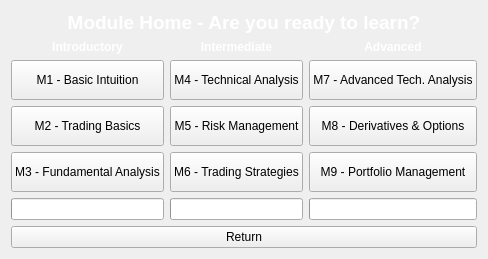
         <widget class="QWidget" name="moduleHomepage">
          <layout class="QGridLayout" name="gridLayout_2">
           <item row="7" column="2">
            <widget class="QLabel" name="advancedLabel">
             <property name="maximumSize">
              <size>
               <width>16777215</width>
               <height>25</height>
              </size>
             </property>
             <property name="font">
              <font>
               <bold>true</bold>
              </font>
             </property>
             <property name="styleSheet">
              <string notr="true">color: white; /* Set the text color to white */
</string>
             </property>
             <property name="text">
              <string>Advanced</string>
             </property>
             <property name="alignment">
              <set>Qt::AlignmentFlag::AlignCenter</set>
             </property>
            </widget>
           </item>
           <item row="8" column="2">
            <widget class="QPushButton" name="mod7">
             <property name="minimumSize">
              <size>
               <width>0</width>
               <height>40</height>
              </size>
             </property>
             <property name="text">
              <string>M7 - Advanced Tech. Analysis</string>
             </property>
            </widget>
           </item>
           <item row="10" column="2">
            <widget class="QPushButton" name="mod9">
             <property name="minimumSize">
              <size>
               <width>0</width>
               <height>40</height>
              </size>
             </property>
             <property name="text">
              <string>M9 - Portfolio Management</string>
             </property>
            </widget>
           </item>
           <item row="7" column="0">
            <widget class="QLabel" name="introductoryLabel">
             <property name="maximumSize">
              <size>
               <width>16777215</width>
               <height>25</height>
              </size>
             </property>
             <property name="font">
              <font>
               <bold>true</bold>
              </font>
             </property>
             <property name="styleSheet">
              <string notr="true">color: white; /* Set the text color to white */
</string>
             </property>
             <property name="text">
              <string>Introductory</string>
             </property>
             <property name="alignment">
              <set>Qt::AlignmentFlag::AlignCenter</set>
             </property>
            </widget>
           </item>
           <item row="8" column="1">
            <widget class="QPushButton" name="mod4">
             <property name="minimumSize">
              <size>
               <width>0</width>
               <height>40</height>
              </size>
             </property>
             <property name="text">
              <string>M4 - Technical Analysis</string>
             </property>
            </widget>
           </item>
           <item row="9" column="2">
            <widget class="QPushButton" name="mod8">
             <property name="minimumSize">
              <size>
               <width>0</width>
               <height>40</height>
              </size>
             </property>
             <property name="text">
              <string>M8 - Derivatives &amp;&amp; Options</string>
             </property>
            </widget>
           </item>
           <item row="7" column="1">
            <widget class="QLabel" name="intermediateLabel">
             <property name="font">
              <font>
               <bold>true</bold>
              </font>
             </property>
             <property name="styleSheet">
              <string notr="true">color: white; /* Set the text color to white */
</string>
             </property>
             <property name="text">
              <string>Intermediate</string>
             </property>
             <property name="alignment">
              <set>Qt::AlignmentFlag::AlignCenter</set>
             </property>
            </widget>
           </item>
           <item row="8" column="0">
            <widget class="QPushButton" name="mod1">
             <property name="minimumSize">
              <size>
               <width>0</width>
               <height>40</height>
              </size>
             </property>
             <property name="baseSize">
              <size>
               <width>0</width>
               <height>0</height>
              </size>
             </property>
             <property name="text">
              <string>M1 - Basic Intuition</string>
             </property>
            </widget>
           </item>
           <item row="11" column="0">
            <widget class="QProgressBar" name="beginProgress">
             <property name="styleSheet">
              <string notr="true">color: white; /* Set the text color to white */
</string>
             </property>
             <property name="value">
              <number>0</number>
             </property>
            </widget>
           </item>
           <item row="9" column="1">
            <widget class="QPushButton" name="mod5">
             <property name="minimumSize">
              <size>
               <width>0</width>
               <height>40</height>
              </size>
             </property>
             <property name="text">
              <string>M5 - Risk Management</string>
             </property>
            </widget>
           </item>
           <item row="11" column="1">
            <widget class="QProgressBar" name="interProgress">
             <property name="styleSheet">
              <string notr="true">color: white; /* Set the text color to white */
</string>
             </property>
             <property name="value">
              <number>0</number>
             </property>
            </widget>
           </item>
           <item row="12" column="0" colspan="3">
            <widget class="QPushButton" name="menu">
             <property name="text">
              <string>Return</string>
             </property>
            </widget>
           </item>
           <item row="10" column="1">
            <widget class="QPushButton" name="mod6">
             <property name="minimumSize">
              <size>
               <width>0</width>
               <height>40</height>
              </size>
             </property>
             <property name="text">
              <string>M6 - Trading Strategies</string>
             </property>
            </widget>
           </item>
           <item row="4" column="0" colspan="3">
            <widget class="QLabel" name="moduleWelcome">
             <property name="maximumSize">
              <size>
               <width>16777215</width>
               <height>30</height>
              </size>
             </property>
             <property name="font">
              <font>
               <pointsize>14</pointsize>
               <bold>true</bold>
              </font>
             </property>
             <property name="styleSheet">
              <string notr="true">color: white; /* Set the text color to white */
</string>
             </property>
             <property name="text">
              <string>Module Home - Are you ready to learn?</string>
             </property>
             <property name="alignment">
              <set>Qt::AlignmentFlag::AlignCenter</set>
             </property>
            </widget>
           </item>
           <item row="10" column="0">
            <widget class="QPushButton" name="mod3">
             <property name="minimumSize">
              <size>
               <width>0</width>
               <height>40</height>
              </size>
             </property>
             <property name="text">
              <string>M3 - Fundamental Analysis</string>
             </property>
            </widget>
           </item>
           <item row="11" column="2">
            <widget class="QProgressBar" name="advProgress">
             <property name="styleSheet">
              <string notr="true">color: white; /* Set the text color to white */
</string>
             </property>
             <property name="value">
              <number>0</number>
             </property>
            </widget>
           </item>
           <item row="9" column="0">
            <widget class="QPushButton" name="mod2">
             <property name="minimumSize">
              <size>
               <width>0</width>
               <height>40</height>
              </size>
             </property>
             <property name="text">
              <string>M2 - Trading Basics</string>
             </property>
            </widget>
           </item>
          </layout>
         </widget>
